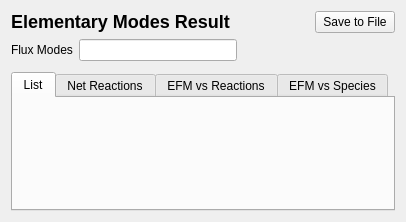
<?xml version="1.0" encoding="UTF-8"?>
<ui version="4.0">
<comment> Begin CVS Header </comment>
<comment>   $Source: /Volumes/Home/Users/shoops/cvs/copasi_dev/copasi/UI/CQEFMResultWidget.ui,v $ </comment>
<comment>   $Revision: 1.4.2.2 $ </comment>
<comment>   $Name:  $ </comment>
<comment>   $Author: shoops $ </comment>
<comment>   $Date: 2011/11/10 13:35:06 $ </comment>
<comment> End CVS Header </comment>

<comment> Copyright (C) 2011 by Pedro Mendes, Virginia Tech Intellectual </comment>
<comment> Properties, Inc., University of Heidelberg, and The University </comment>
<comment> of Manchester. </comment>
<comment> All rights reserved. </comment>

 <class>CQEFMResultWidget</class>
 <widget class="CopasiWidget" name="CQEFMResultWidget">
  <property name="geometry">
   <rect>
    <x>0</x>
    <y>0</y>
    <width>406</width>
    <height>222</height>
   </rect>
  </property>
  <property name="windowTitle">
   <string>Elementary Modes Result Window</string>
  </property>
  <layout class="QVBoxLayout" name="verticalLayout">
   <item>
    <layout class="QHBoxLayout" name="horizontalLayout">
     <item>
      <widget class="QLabel" name="mpLblResult">
       <property name="sizePolicy">
        <sizepolicy hsizetype="MinimumExpanding" vsizetype="Preferred">
         <horstretch>0</horstretch>
         <verstretch>0</verstretch>
        </sizepolicy>
       </property>
       <property name="text">
        <string>&lt;!DOCTYPE HTML PUBLIC &quot;-//W3C//DTD HTML 4.0//EN&quot; &quot;http://www.w3.org/TR/REC-html40/strict.dtd&quot;&gt;
&lt;html&gt;&lt;head&gt;&lt;meta name=&quot;qrichtext&quot; content=&quot;1&quot; /&gt;&lt;style type=&quot;text/css&quot;&gt;
p, li { white-space: pre-wrap; }
&lt;/style&gt;&lt;/head&gt;&lt;body style=&quot; font-family:'Lucida Grande'; font-size:13pt; font-weight:400; font-style:normal;&quot;&gt;
&lt;p style=&quot; margin-top:16px; margin-bottom:12px; margin-left:0px; margin-right:0px; -qt-block-indent:0; text-indent:0px;&quot;&gt;&lt;span style=&quot; font-size:x-large; font-weight:600;&quot;&gt;Elementary Modes Result&lt;/span&gt;&lt;/p&gt;&lt;/body&gt;&lt;/html&gt;</string>
       </property>
      </widget>
     </item>
     <item>
      <widget class="QPushButton" name="mpBtnSave">
       <property name="text">
        <string>Save to File</string>
       </property>
      </widget>
     </item>
    </layout>
   </item>
   <item>
    <layout class="QHBoxLayout" name="horizontalLayout_2">
     <item>
      <widget class="QLabel" name="mpLblFluxModes">
       <property name="text">
        <string>Flux Modes</string>
       </property>
       <property name="wordWrap">
        <bool>false</bool>
       </property>
      </widget>
     </item>
     <item>
      <widget class="QLineEdit" name="mpEditFluxModes">
       <property name="readOnly">
        <bool>true</bool>
       </property>
      </widget>
     </item>
     <item>
      <spacer name="mpSpacer">
       <property name="orientation">
        <enum>Qt::Horizontal</enum>
       </property>
       <property name="sizeHint" stdset="0">
        <size>
         <width>40</width>
         <height>20</height>
        </size>
       </property>
      </spacer>
     </item>
    </layout>
   </item>
   <item>
    <spacer name="verticalSpacer">
     <property name="orientation">
      <enum>Qt::Vertical</enum>
     </property>
     <property name="sizeType">
      <enum>QSizePolicy::Fixed</enum>
     </property>
     <property name="sizeHint" stdset="0">
      <size>
       <width>20</width>
       <height>5</height>
      </size>
     </property>
    </spacer>
   </item>
   <item>
    <widget class="QTabWidget" name="mpTabWidget">
     <property name="currentIndex">
      <number>0</number>
     </property>
     <widget class="CQEFMListWidget" name="mpEFMListWidget">
      <attribute name="title">
       <string>List</string>
      </attribute>
     </widget>
     <widget class="QTableView" name="mpNetReactions">
      <property name="editTriggers">
       <set>QAbstractItemView::NoEditTriggers</set>
      </property>
      <property name="alternatingRowColors">
       <bool>true</bool>
      </property>
      <property name="horizontalScrollMode">
       <enum>QAbstractItemView::ScrollPerPixel</enum>
      </property>
      <property name="sortingEnabled">
       <bool>true</bool>
      </property>
      <attribute name="title">
       <string>Net Reactions</string>
      </attribute>
     </widget>
     <widget class="QTableView" name="mpReactionMatrix">
      <property name="editTriggers">
       <set>QAbstractItemView::NoEditTriggers</set>
      </property>
      <property name="alternatingRowColors">
       <bool>true</bool>
      </property>
      <property name="horizontalScrollMode">
       <enum>QAbstractItemView::ScrollPerPixel</enum>
      </property>
      <property name="sortingEnabled">
       <bool>true</bool>
      </property>
      <attribute name="title">
       <string>EFM vs Reactions</string>
      </attribute>
     </widget>
     <widget class="QTableView" name="mpSpeciesMatrix">
      <property name="editTriggers">
       <set>QAbstractItemView::NoEditTriggers</set>
      </property>
      <property name="alternatingRowColors">
       <bool>true</bool>
      </property>
      <property name="horizontalScrollMode">
       <enum>QAbstractItemView::ScrollPerPixel</enum>
      </property>
      <property name="sortingEnabled">
       <bool>true</bool>
      </property>
      <attribute name="title">
       <string>EFM vs Species</string>
      </attribute>
     </widget>
    </widget>
   </item>
  </layout>
 </widget>
 <customwidgets>
  <customwidget>
   <class>CQEFMListWidget</class>
   <extends>QWidget</extends>
   <header>copasi/UI/CQEFMListWidget.h</header>
  </customwidget>
  <customwidget>
   <class>CopasiWidget</class>
   <extends>QWidget</extends>
   <header>copasi/UI/copasiWidget.h</header>
   <container>1</container>
  </customwidget>
 </customwidgets>
 <tabstops>
  <tabstop>mpEditFluxModes</tabstop>
  <tabstop>mpBtnSave</tabstop>
  <tabstop>mpTabWidget</tabstop>
 </tabstops>
 <resources/>
 <connections>
  <connection>
   <sender>mpBtnSave</sender>
   <signal>clicked()</signal>
   <receiver>CQEFMResultWidget</receiver>
   <slot>slotSave()</slot>
   <hints>
    <hint type="sourcelabel">
     <x>290</x>
     <y>24</y>
    </hint>
    <hint type="destinationlabel">
     <x>176</x>
     <y>80</y>
    </hint>
   </hints>
  </connection>
 </connections>
</ui>
